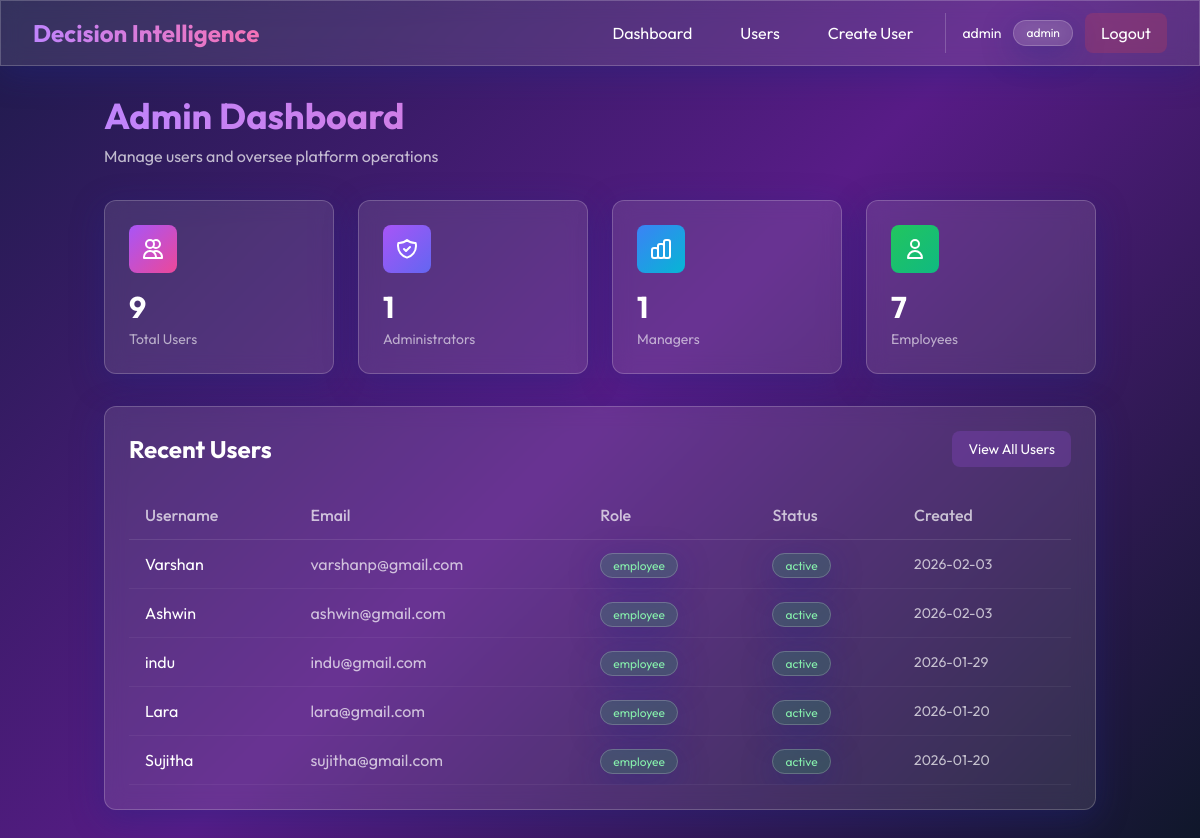
The app's page /admin/dashboard (signed in), older data.
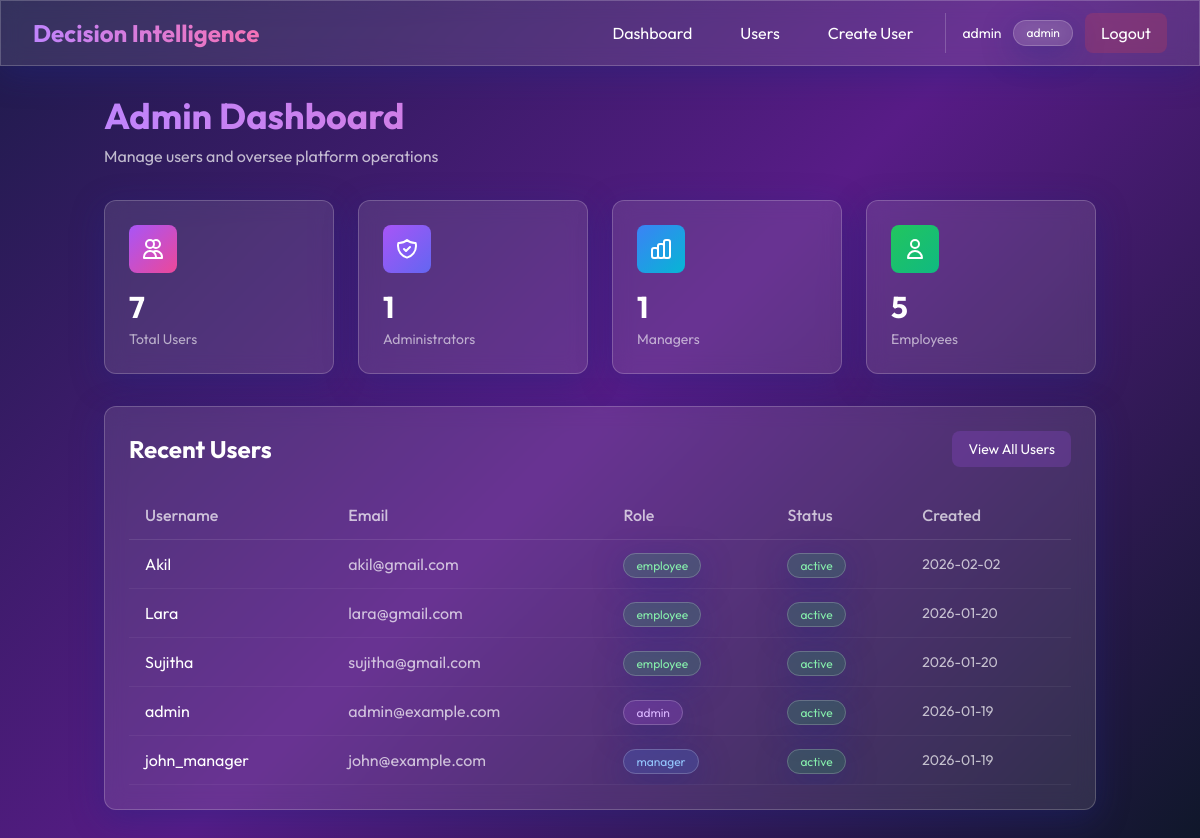
The same page, newer data.
### app.py (models this page shows, shortened)
class User(UserMixin, db.Model):
    id = db.Column(db.Integer, primary_key=True)
    username = db.Column(db.String(80), unique=True, nullable=False)
    email = db.Column(db.String(120), unique=True, nullable=False)
    password_hash = db.Column(db.String(200), nullable=False)
    role = db.Column(db.String(20), nullable=False)  # admin, manager, employee
    status = db.Column(db.String(20), default='active')
    created_at = db.Column(db.DateTime, default=datetime.utcnow)
    decisions = db.relationship('Decision', backref='creator', lazy=True)
    alerts = db.relationship('Alert', backref='user', lazy=True)

### app.py (the view)
@app.route('/admin/dashboard')
@login_required
def admin_dashboard():
    if current_user.role != 'admin':
        return redirect(url_for('landing'))
    users = User.query.all()
    total_users = len(users)
    admins = len([u for u in users if u.role == 'admin'])
    managers = len([u for u in users if u.role == 'manager'])
    employees = len([u for u in users if u.role == 'employee'])
    recent_users = User.query.order_by(User.created_at.desc()).limit(5).all()
    return render_template('admin_dashboard.html',
                         total_users=total_users,
                         admins=admins,
                         managers=managers,
                         employees=employees,
                         recent_users=recent_users)

### app.py (called while the page is built)
@login_manager.user_loader
def load_user(user_id):
    return User.query.get(int(user_id))

### templates/admin_dashboard.html (shortened to what the changed rows need)
{% extends "base.html" %}
{% block content %}
<div class="max-w-7xl mx-auto">
    <div class="mb-8 fade-in">
        <h1 class="text-4xl font-bold mb-2 bg-gradient-to-r from-purple-400 to-pink-400 bg-clip-text text-transparent">
        </h1>
    </div>
    <div class="grid grid-cols-1 md:grid-cols-2 lg:grid-cols-4 gap-6 mb-8">
        <div class="glass rounded-xl p-6 hover-lift fade-in" style="animation-delay: 0.1s">
            <div class="flex items-center justify-between mb-4">
                <div
                    class="w-12 h-12 rounded-lg bg-gradient-to-br from-purple-500 to-pink-500 flex items-center justify-center">
                </div>
            </div>
            <h3 class="text-3xl font-bold mb-1">{{ total_users }}</h3>
            <p class="text-white/60 text-sm">Total Users</p>
        </div>
        <div class="glass rounded-xl p-6 hover-lift fade-in" style="animation-delay: 0.4s">
            <div class="flex items-center justify-between mb-4">
                <div
                    class="w-12 h-12 rounded-lg bg-gradient-to-br from-green-500 to-emerald-500 flex items-center justify-center">
                </div>
            </div>
            <h3 class="text-3xl font-bold mb-1">{{ employees }}</h3>
            <p class="text-white/60 text-sm">Employees</p>
        </div>
    </div>
    <div class="glass rounded-xl p-6 fade-in" style="animation-delay: 0.5s">
        <div class="flex items-center justify-between mb-6">
            <h2 class="text-2xl font-bold">Recent Users</h2>
        </div>
        <div class="overflow-x-auto">
            <table class="w-full">
                <thead>
                    <tr class="border-b border-white/10">
                        <th class="text-left py-3 px-4 text-white/70 font-medium">Username</th>
                        <th class="text-left py-3 px-4 text-white/70 font-medium">Email</th>
                        <th class="text-left py-3 px-4 text-white/70 font-medium">Role</th>
                        <th class="text-left py-3 px-4 text-white/70 font-medium">Status</th>
                        <th class="text-left py-3 px-4 text-white/70 font-medium">Created</th>
                    </tr>
                </thead>
                <tbody>
                    {% for user in recent_users %}
                    <tr class="border-b border-white/5 hover:bg-white/5 transition">
                        <td class="py-3 px-4">{{ user.username }}</td>
                        <td class="py-3 px-4 text-white/70">{{ user.email }}</td>
                        <td class="py-3 px-4">
                            <span class="px-3 py-1 rounded-full text-xs glass
                                {% if user.role == 'admin' %}bg-purple-500/20 text-purple-300
                                {% elif user.role == 'manager' %}bg-blue-500/20 text-blue-300
                                {% else %}bg-green-500/20 text-green-300{% endif %}">
                                {{ user.role }}
                            </span>
                        </td>
                        <td class="py-3 px-4">
                            <span class="px-3 py-1 rounded-full text-xs glass
                                {% if user.status == 'active' %}bg-green-500/20 text-green-300
                                {% else %}bg-red-500/20 text-red-300{% endif %}">
                                {{ user.status }}
                            </span>
                        </td>
                        <td class="py-3 px-4 text-white/70 text-sm">{{ user.created_at.strftime('%Y-%m-%d') }}</td>
                    </tr>
                    {% endfor %}
                </tbody>
            </table>
        </div>
    </div>
</div>
{% endblock %}

### templates/base.html (shortened to what this page needs)
<!DOCTYPE html>
<html lang="en">
<head>
    <script src="https://cdn.tailwindcss.com"></script>
</head>
<body class="text-white">
    {% if current_user.is_authenticated %}
    <nav class="glass fixed top-0 left-0 right-0 z-50">
        <div class="max-w-7xl mx-auto px-4 sm:px-6 lg:px-8">
            <div class="flex justify-between items-center h-16">
                <div class="flex items-center">
                    <h1
                        class="text-2xl font-bold bg-gradient-to-r from-purple-400 to-pink-400 bg-clip-text text-transparent">
                    </h1>
                </div>
                <div class="hidden md:flex items-center space-x-4">
                    {% block nav_links %}
                    {% if current_user.role == 'admin' %}
                    <a href="{{ url_for('admin_dashboard') }}"
                        class="px-4 py-2 rounded-lg hover:bg-white/10 transition">Dashboard</a>
                    <a href="{{ url_for('admin_users') }}"
                        class="px-4 py-2 rounded-lg hover:bg-white/10 transition">Users</a>
                    <a href="{{ url_for('admin_create_user') }}"
                        class="px-4 py-2 rounded-lg hover:bg-white/10 transition">Create User</a>
                    {% endif %}
                    {% endblock %}
                    <div class="flex items-center space-x-3 ml-4 pl-4 border-l border-white/20">
                        <span class="text-sm">{{ current_user.username }}</span>
                        <span class="px-3 py-1 rounded-full text-xs glass">{{ current_user.role }}</span>
                        <a href="{{ url_for('logout') }}"
                            class="px-4 py-2 bg-red-500/20 hover:bg-red-500/30 rounded-lg transition">Logout</a>
                    </div>
                </div>
            </div>
        </div>
    </nav>
    <div class="h-16"></div>
    {% endif %}
    <main class="{% if current_user.is_authenticated %}container mx-auto px-4 py-8{% endif %}">
        {% block content %}{% endblock %}
    </main>
</body>
</html>

Row changes from the older to the newer data that the page shows:
removed User: username "Varshan", email "varshanp@gmail.com", role "employee", status "active", created_at "2026-02-03"
removed User: username "Ashwin", email "ashwin@gmail.com", role "employee", status "active", created_at "2026-02-03"
removed User: username "indu", email "indu@gmail.com", role "employee", status "active", created_at "2026-01-29"
now on one of the page's lists (row unchanged): User: username "admin", email "admin@example.com", role "admin", status "active", created_at "2026-01-19"
added User: username "Akil", email "akil@gmail.com", role "employee", status "active", created_at "2026-02-02"
now on this page (row unchanged): User: username "john_manager", email "john@example.com", role "manager", status "active", created_at "2026-01-19"
Text that changed along with them:
{{ total_users }}: "9" → "7"
{{ employees }}: "7" → "5"
